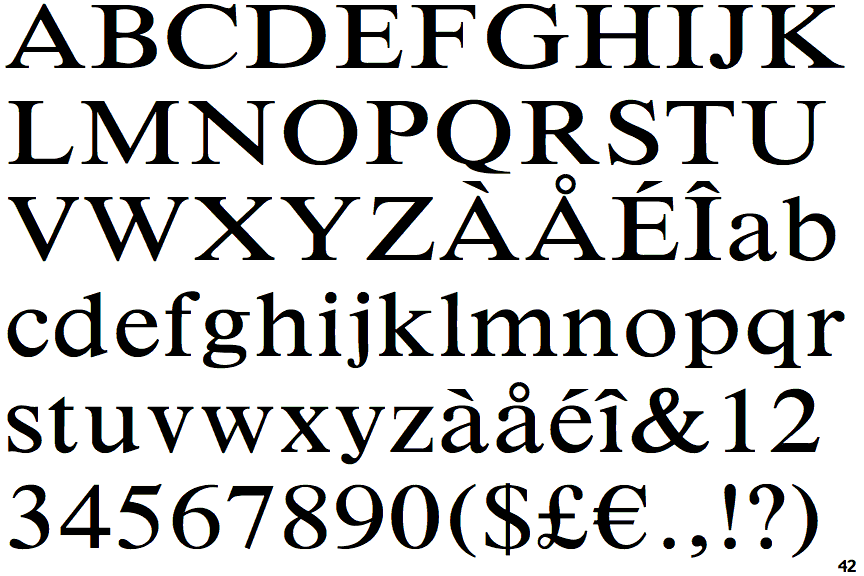
%> input picture 3/src/TextRoman.bmp, 864 x 576 px
$ octave l3_2.m   (GNU Octave 9; MATLAB toolbox functions it lacks are replaced by stand-ins)
%> lines starting %> are read from the running program, lines starting %| are printed output that depends on the picture; in (x1, y1, x2, y2) boxes, pixels count from 0 and x2, y2 are one past the last pixel; in counts of white or black regions, pixels touching at a corner belong together; the program's own positions count from 1
img_text = imread('TextRoman.bmp');
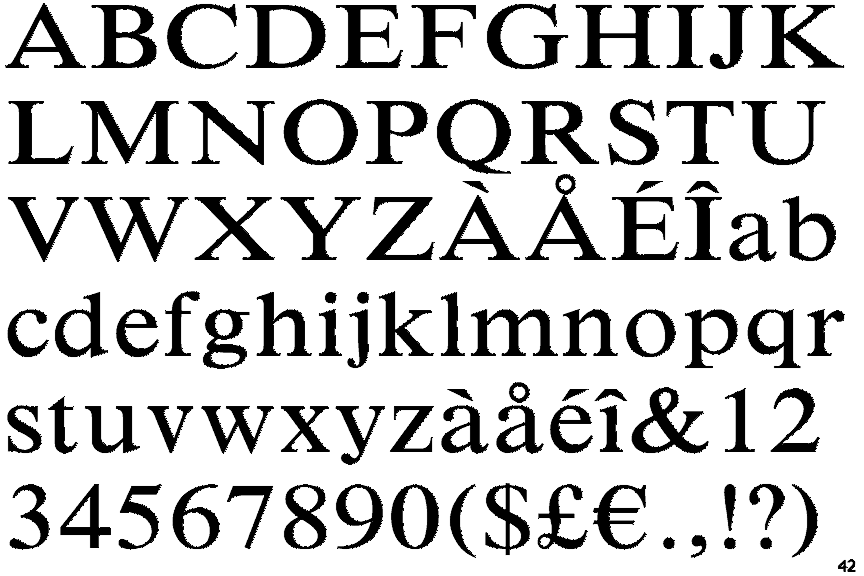
%> img_text: size 576x864 uint8; min 0, max 255, mean 206.2

% Бінаризація (інвертуємо, якщо текст чорний на білому)
bw_text = ~imbinarize(img_text);
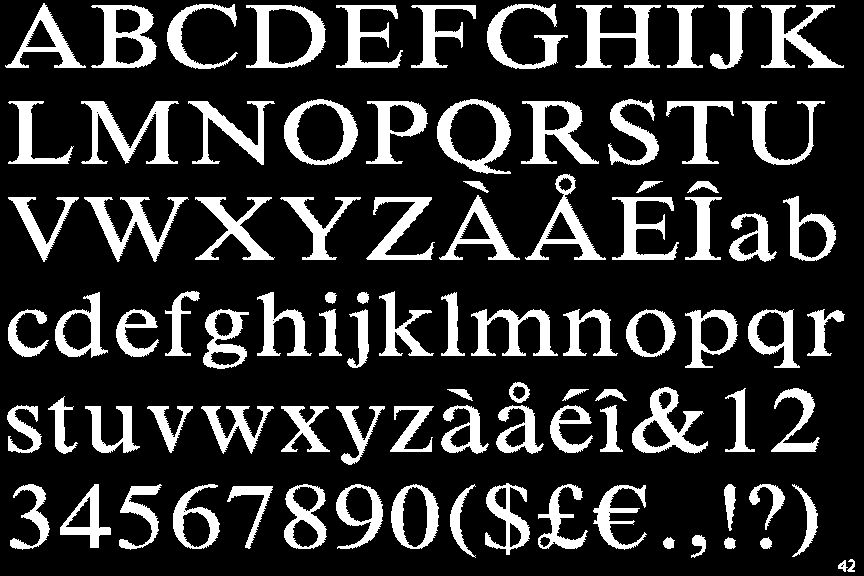
%> bw_text: size 576x864 logical; 19% white; 93 white regions, largest, box (x1, y1, x2, y2) and area: (81, 101, 179, 164) 2316, (575, 5, 661, 68) 2109, (84, 197, 189, 262) 2061

% Структурний елемент - диск.
se_disk = strel('disk', 4);

% Відкриття: залишаються тільки об'єкти, де вміщується диск
bw_open = imopen(bw_text, se_disk);
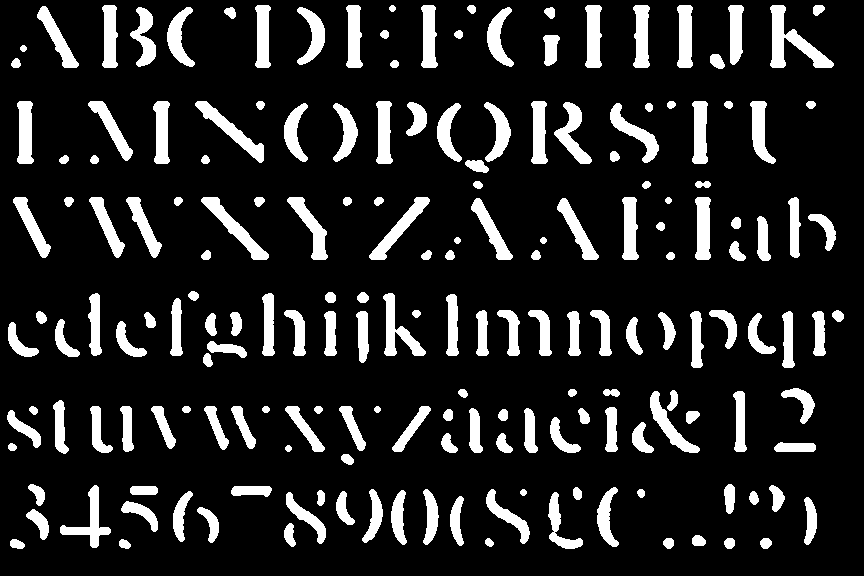
%> bw_open: size 576x864 logical; 14.3% white; 187 white regions, largest, box (x1, y1, x2, y2) and area: (770, 5, 834, 68) 1441, (201, 197, 269, 260) 1023, (195, 101, 264, 163) 1009

% Реконструкція: відновлюємо повні літери за знайденими маркерами
bw_reconstructed = imreconstruct(bw_open, bw_text);

figure('Name', 'Завдання 3', 'NumberTitle', 'off');

subplot(1, 3, 1);
imshow(bw_text);
title('Оригінальний текст');

subplot(1, 3, 2);
imshow(bw_open);
title('Після відкриття (Disk)');

subplot(1, 3, 3);
imshow(bw_reconstructed);
title('Знайдені літери');

print(gcf, [mfilename('fullpath') '.png'], '-dpng', '-r300');

$ run again, with 3/src/coffe.jpg saved as 3/src/TextRoman.bmp
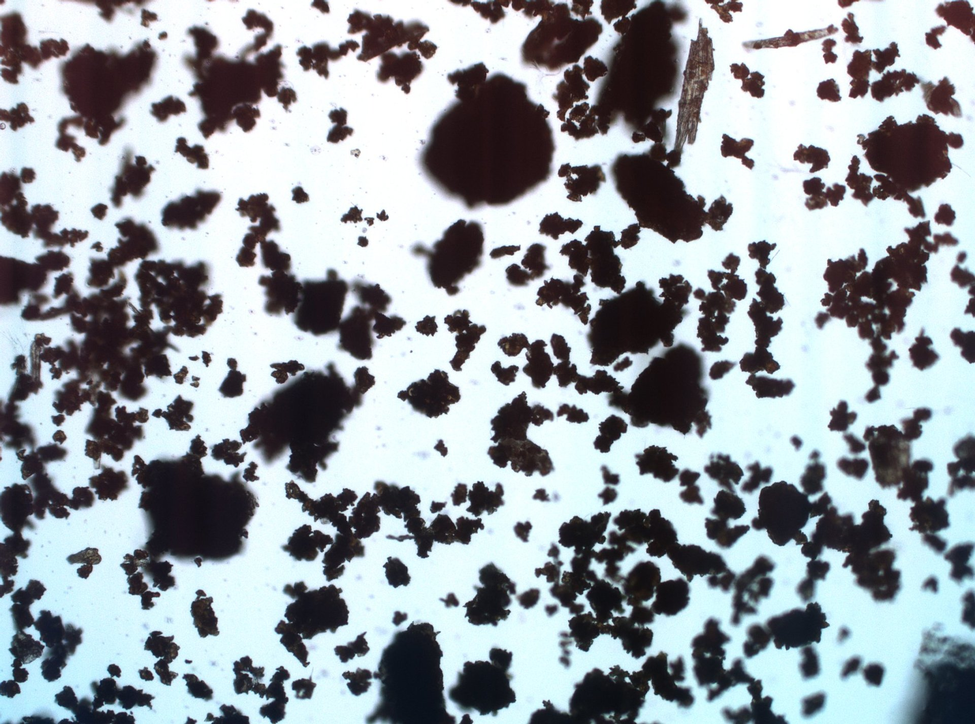
%> input picture 3/src/coffe.jpg, 975 x 724 px, shrunk from 1920 x 1425 before the run
%> img_text is the input picture: size 724x975x3 uint8; mean R, G, B 150.3, 157.7, 162.6
%> `bw_open = imopen(bw_text, se_disk);`:
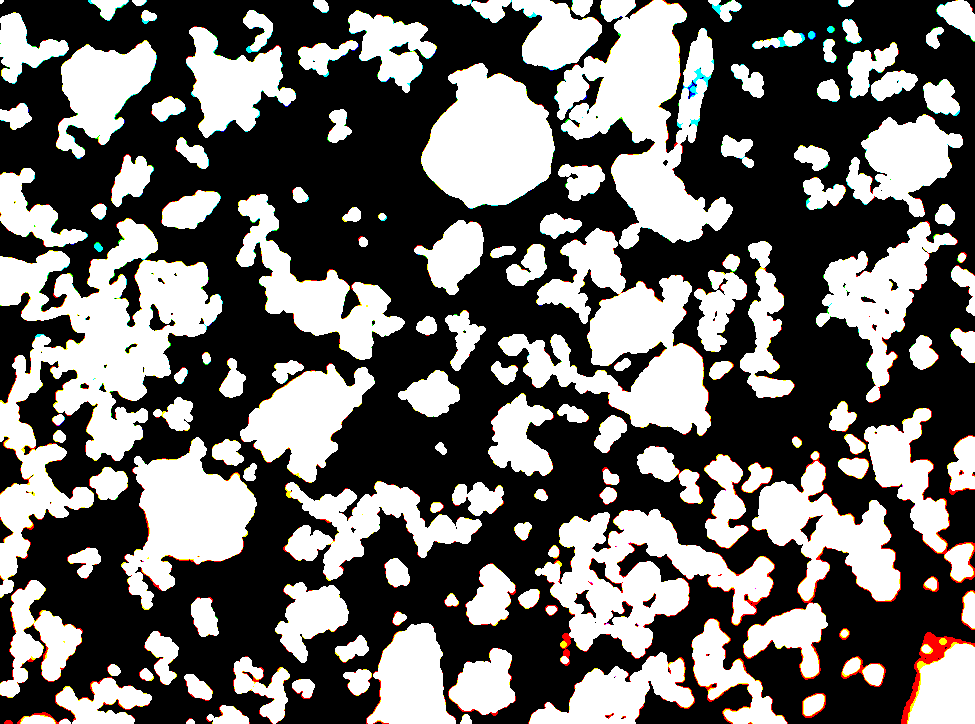
%> bw_open: size 724x975x3 logical; mean R, G, B 0.423, 0.415, 0.407
%> `title('Знайдені літери');`:
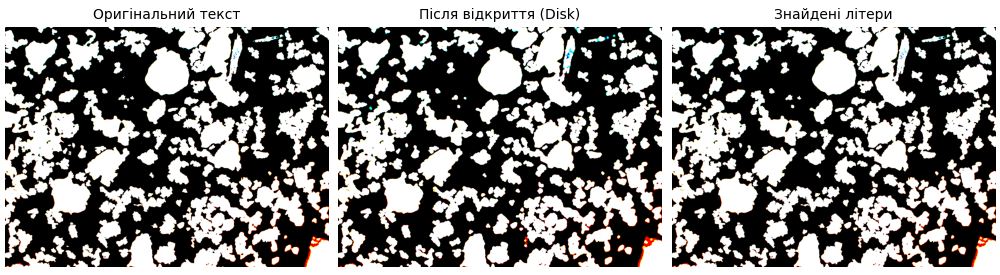
%> figure redrawn from the program's plot data, 3 panels
